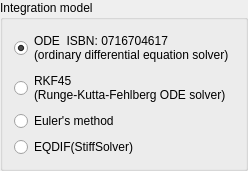
         <widget class="QGroupBox" name="gB_Integration">
          <property name="title">
           <string>Integration model</string>
          </property>
          <layout class="QVBoxLayout" name="verticalLayout_8">
           <item>
            <widget class="QRadioButton" name="rb_ODE">
             <property name="text">
              <string>ODE  ISBN: 0716704617
(ordinary differential equation solver)</string>
             </property>
             <property name="checked">
              <bool>true</bool>
             </property>
             <attribute name="buttonGroup">
              <string notr="true">RadioG_Integration</string>
             </attribute>
            </widget>
           </item>
           <item>
            <widget class="QRadioButton" name="rb_RKF45">
             <property name="text">
              <string>RKF45
(Runge-Kutta-Fehlberg ODE solver)</string>
             </property>
             <attribute name="buttonGroup">
              <string notr="true">RadioG_Integration</string>
             </attribute>
            </widget>
           </item>
           <item>
            <widget class="QRadioButton" name="rb_EM">
             <property name="text">
              <string>Euler's method</string>
             </property>
            </widget>
           </item>
           <item>
            <widget class="QRadioButton" name="rb_EQ">
             <property name="text">
              <string>EQDIF(StiffSolver)</string>
             </property>
            </widget>
           </item>
          </layout>
         </widget>
